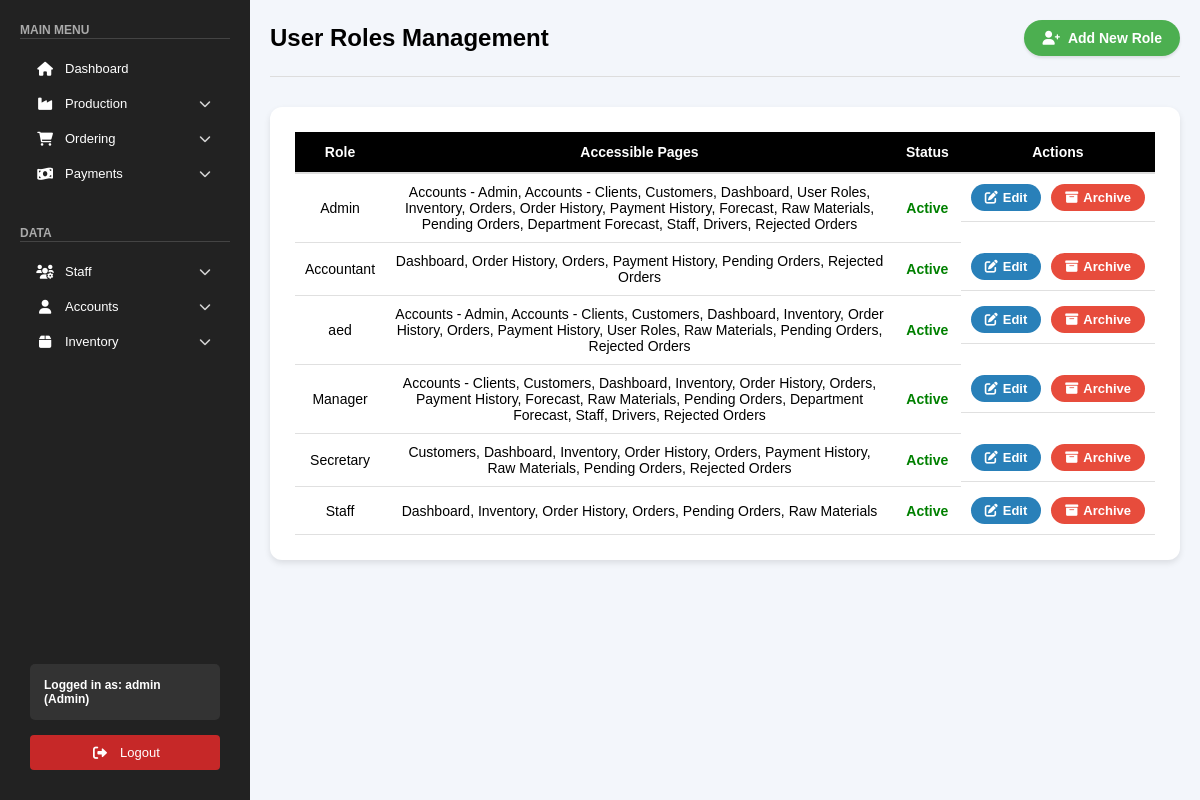
Page /public/pages/user_roles.php (signed in) on the earlier database version.
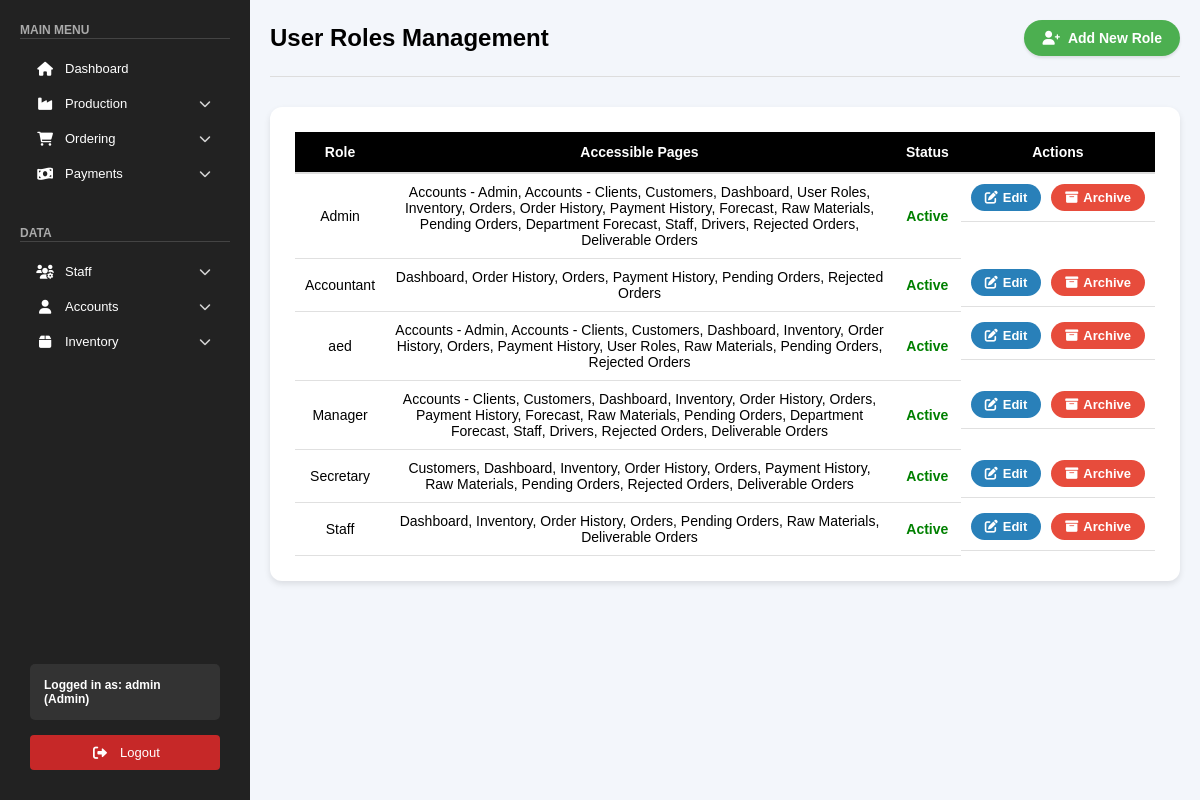
Same page on the later database version.
### tables this page shows
CREATE TABLE `roles` (
  `role_id` int(11) NOT NULL,
  `role_name` varchar(255) DEFAULT NULL,
  `status` enum('active','inactive') DEFAULT 'active',
  `pages` text NOT NULL
);

### public/pages/user_roles.php (the view, shortened to what this page needs)
<?php
include "../../backend/db_connection.php";
include "../../backend/check_role.php";
$roles_query = "SELECT * FROM roles ORDER BY (role_name = 'admin') DESC, role_name ASC";
$roles_result = $conn->query($roles_query);
?>
<!DOCTYPE html>
<html lang="en">
<head>
    <link rel="stylesheet" href="/css/user_roles.css">
    <link rel="stylesheet" href="/css/sidebar.css">
    <link rel="stylesheet" href="https://cdnjs.cloudflare.com/ajax/libs/font-awesome/6.0.0/css/all.min.css">
</head>
<body>
    <?php include '../sidebar.php'; ?>
    <div class="main-content">
        <div class="accounts-header">
            <h1>User Roles Management</h1>
            <button onclick="showRoleForm()" class="add-account-btn">
                <i class="fas fa-user-plus"></i> Add New Role
            </button>
        </div>
        <div class="accounts-table-container">
            <table class="accounts-table">
                <thead>
                    <tr>
                        <th>Role</th>
                        <th>Accessible Pages</th>
                        <th>Status</th>
                        <th>Actions</th>
                    </tr>
                </thead>
                <tbody>
                    <?php while ($role = $roles_result->fetch_assoc()): ?>
                        <tr>
                            <td><?= htmlspecialchars($role['role_name']) ?></td>
                            <td><?= htmlspecialchars($role['pages'] ?? 'None') ?></td>
                            <td class="<?= $role['status'] == 'active' ? 'status-active' : 'status-inactive' ?>">
                                <?= htmlspecialchars(ucfirst($role['status'])) ?>
                            </td>
                            <td class="action-buttons">
                                <?php if ($role['role_name'] !== 'admin'): ?>
                                    <button type="button" class="edit-btn"
                                        onclick="showRoleForm('<?= $role['role_id'] ?>', '<?= htmlspecialchars($role['role_name']) ?>', '<?= htmlspecialchars($role['pages']) ?>')">
                                        <i class="fas fa-edit"></i> Edit
                                    </button>
                                    <form method="POST" action="../../backend/roles/manage_roles.php" style="display:inline;">
                                        <button type="submit" class="<?= $role['status'] == 'active' ? 'archive-btn' : 'activate-btn' ?>">
                                            <i class="fas fa-<?= $role['status'] == 'active' ? 'archive' : 'check' ?>"></i> <?= ucfirst($role['status'] == 'active' ? 'Archive' : 'Activate') ?>
                                        </button>
                                    </form>
                                <?php endif; ?>
                            </td>
                        </tr>
                    <?php endwhile; ?>
                </tbody>
            </table>
        </div>
    </div>
</body>
</html>

### public/sidebar.php (shortened to what this page needs)
<?php
include_once "../../backend/db_connection.php";
include_once "../../backend/check_role.php";
if (isset($_SESSION['admin_user_id'])) {
    $username = $_SESSION['admin_username'] ?? 'Guest';
    $role = $_SESSION['admin_role'] ?? 'guest';
} else if (isset($_SESSION['client_user_id'])) {
    $username = $_SESSION['client_username'] ?? 'Guest';
    $role = $_SESSION['client_role'] ?? 'guest';
} else {
    $username = $_SESSION['username'] ?? 'Guest';
    $role = $_SESSION['role'] ?? 'guest';
}
$stmt = $conn->prepare("SELECT pages FROM roles WHERE role_name = ? AND status = 'active'");
$stmt->bind_param("s", $role);
$stmt->execute();
$stmt->bind_result($pages);
$allowedPages = array_map('trim', explode(',', $pages));
?>
<div class="sidebar">
    <div>
        <div class="menu-section">
            <span class="menu-title"><b>MAIN MENU</b></span>
            <hr>
            <?php if (in_array('Dashboard', $allowedPages)): ?>
                <a href="/public/pages/dashboard.php" class="menu-item">
                    <div>
                        <i class="fas fa-home"></i> Dashboard
                    </div>
                </a>
            <?php endif; ?>
            <?php if (in_array('Forecast', $allowedPages)): ?>
                <div class="submenu">
                    <span class="menu-item" onclick="toggleSubmenu(this)">
                        <div>
                            <i class="fas fa-industry"></i> Production
                        </div>
                        <i class="fas fa-chevron-down"></i>
                    </span>
                </div>
            <?php endif; ?>
            <?php if (in_array('Orders', $allowedPages) || in_array('Order History', $allowedPages) || in_array('Pending Orders', $allowedPages) || in_array('Deliverable Orders', $allowedPages)): ?>
                <div class="submenu">
                    <span class="menu-item" onclick="toggleSubmenu(this)">
                        <div>
                            <i class="fas fa-shopping-cart"></i> Ordering
                        </div>
                        <i class="fas fa-chevron-down"></i>
                    </span>
                </div>
            <?php endif; ?>
            <?php if (in_array('Payment History', $allowedPages)): ?>
                <div class="submenu">
                    <span class="menu-item" onclick="toggleSubmenu(this)">
                        <div>
                            <i class="fas fa-money-bill-wave"></i> Payments
                        </div>
                        <i class="fas fa-chevron-down"></i>
                    </span>
                </div>
            <?php endif; ?>
        </div>
        <div class="menu-section">
            <span class="menu-title"><b>DATA</b></span>
            <hr>
            <?php if (in_array('Staff', $allowedPages) || in_array('Drivers', $allowedPages)): ?>
                <div class="submenu">
                    <span class="menu-item" onclick="toggleSubmenu(this)">
                        <div>
                            <i class="fas fa-users-cog"></i> Staff
                        </div>
                        <i class="fas fa-chevron-down"></i>
                    </span>
                </div>
            <?php endif; ?>
            <?php if (in_array('Accounts - Admin', $allowedPages) || in_array('Accounts - Clients', $allowedPages) || in_array('User Roles', $allowedPages)): ?>
                <div class="submenu">
                    <span class="menu-item" onclick="toggleSubmenu(this)">
                        <div>
                            <i class="fas fa-user"></i> Accounts
                        </div>
                        <i class="fas fa-chevron-down"></i>
                    </span>
                </div>
            <?php endif; ?>
            <?php if (in_array('Inventory', $allowedPages)): ?>
                <div class="submenu">
                    <span class="menu-item" onclick="toggleSubmenu(this)">
                        <div>
                            <i class="fas fa-box"></i> Inventory
                        </div>
                        <i class="fas fa-chevron-down"></i>
                    </span>
                </div>
            <?php endif; ?>
        </div>
    </div>
    <div class="account-section">
        <div class="account-info">
            Logged in as:
            <strong>
                <?php echo htmlspecialchars($username); ?>
            </strong> (<?= htmlspecialchars(ucfirst($role)) ?>)
        </div>
        <a href="/backend/logout.php" class="logout-btn">
            <i class="fas fa-sign-out-alt"></i> Logout
        </a>
    </div>
</div>

### css/user_roles.css (style rules this page uses)
body { font-family: Arial, sans-serif; background-color: #f3f6fb; margin: 0; box-sizing: border-box; }
.accounts-header { display: flex; justify-content: space-between; align-items: center; margin-bottom: 30px; padding-bottom: 20px; border-bottom: 1px solid #ddd; }
.accounts-header h1 { font-size: 24px; font-weight: bold; display: flex; align-items: center; gap: 12px; }
.add-account-btn { padding: 10px 18px; font-size: 14px; border: none; font-weight: bold; color: white; background-color: #4CAF50; border-radius: 20px; text-decoration: none; transition: 0.3s; display: flex; align-items: center; gap: 8px; box-shadow: 0px 2px 3px rgba(0, 0, 0, 0.1); }
.accounts-table-container { background-color: #ffffff; padding: 25px; border-radius: 12px; box-shadow: 0px 3px 6px rgba(0, 0, 0, 0.1); }
.accounts-table { width: 100%; border-collapse: collapse; font-size: 14px; }
.accounts-table th { background-color: black; color: white; font-weight: bold; padding: 12px; text-align: center; border-bottom: 2px solid #ddd; }
.accounts-table td { padding: 10px; text-align: center; border-bottom: 1px solid #e0e0e0; }
.action-buttons { display: flex; justify-content: center; gap: 10px; }
.edit-btn, .archive-btn { padding: 6px 14px; font-size: 13px; font-weight: 600; border-radius: 20px; text-decoration: none; transition: background-color 0.3s; display: flex; align-items: center; gap: 5px; border: none; }
.edit-btn { background-color: #2980b9; color: white; }
.archive-btn { background-color: #e74c3c; color: white; }
.status-active { color: green; font-weight: bold; }

### css/sidebar.css (style rules this page uses)
* { margin: 0; padding: 0; box-sizing: border-box; font-family: Arial, sans-serif; text-decoration: none; }
.sidebar { width: 250px; background: #222; color: white; padding: 20px; display: flex; flex-direction: column; justify-content: space-between; height: 100vh; position: fixed; left: 0; top: 0; }
.menu-section { margin-bottom: 32px; }
.menu-title { font-size: 12px; font-weight: bold; color: #aaa; margin-bottom: 10px; margin-top: 20px; }
hr { border: none; height: 1px; background: #444; margin-bottom: 12px; }
.menu-item { display: flex; align-items: center; justify-content: space-between; gap: 10px; background: none; border: none; color: white; font-size: 13px; font-weight: 400; padding: 10px 15px; width: 100%; text-align: left; cursor: pointer; transition: background 0.2s ease-in-out; border-radius: 4px; }
.submenu { display: flex; flex-direction: column; }
.menu-item .fa-chevron-down { font-size: 12px; transition: transform 0.3s cubic-bezier(0.4, 0, 0.2, 1); opacity: 0.8; }
.account-section { margin-top: auto; display: flex; flex-direction: column; align-items: stretch; gap: 5px; padding: 10px; width: 100%; background-color: #222; }
.account-info { background: #333; padding: 14px; border-radius: 5px; font-size: 12px; color: white; font-weight: bold; }
.logout-btn { display: flex; align-items: center; gap: 10px; background: #c62828; color: white; font-size: 13px; font-weight: 400; padding: 10px 15px; width: 100%; text-align: center; justify-content: center; cursor: pointer; transition: background 0.2s ease-in-out; border-radius: 4px; margin-top: 10px; }
.sidebar i { font-size: 14px; width: 20px; text-align: center; }
.menu-item > div { display: flex; align-items: center; gap: 10px; }
.main-content { margin-left: 250px; padding: 20px; width: calc(100% - 250px); box-sizing: border-box; overflow-x: auto; }

### public/sidebar.php (style rules this page uses)
.menu-item .fa-chevron-down { font-size: 12px; transition: transform 0.3s cubic-bezier(0.4, 0, 0.2, 1); opacity: 0.8; }
.submenu > .menu-item { cursor: pointer; }

Differences in the rows shown:
changed roles "Admin": pages "…Forecast, Staff, Drivers, Rejected Orders" → "…Forecast, Staff, Drivers, Rejected Orders, Deliverable Orders"
changed roles "Manager": pages "…Forecast, Staff, Drivers, Rejected Orders" → "…Forecast, Staff, Drivers, Rejected Orders, Deliverable Orders"
changed roles "Secretary": pages "Customers, Dashboard, Inventory, Order History, Orders, Payment History, Raw Materials, Pending Orders, Rejected Orders" → "Customers, Dashboard, Inventory, Order History, Orders, Payment History, Raw Materials, Pending Orders, Rejected Orders, Deliverable Orders"
changed roles "Staff": pages "Dashboard, Inventory, Order History, Orders, Pending Orders, Raw Materials" → "Dashboard, Inventory, Order History, Orders, Pending Orders, Raw Materials, Deliverable Orders"
